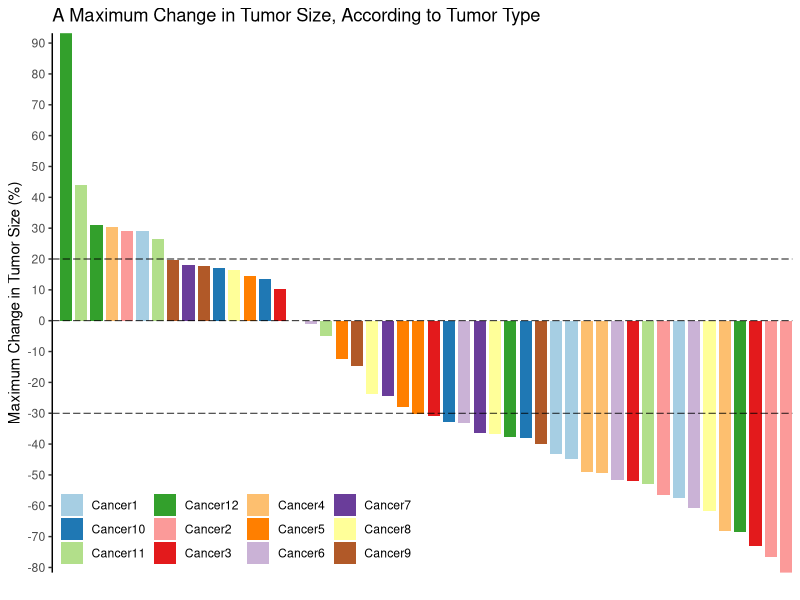
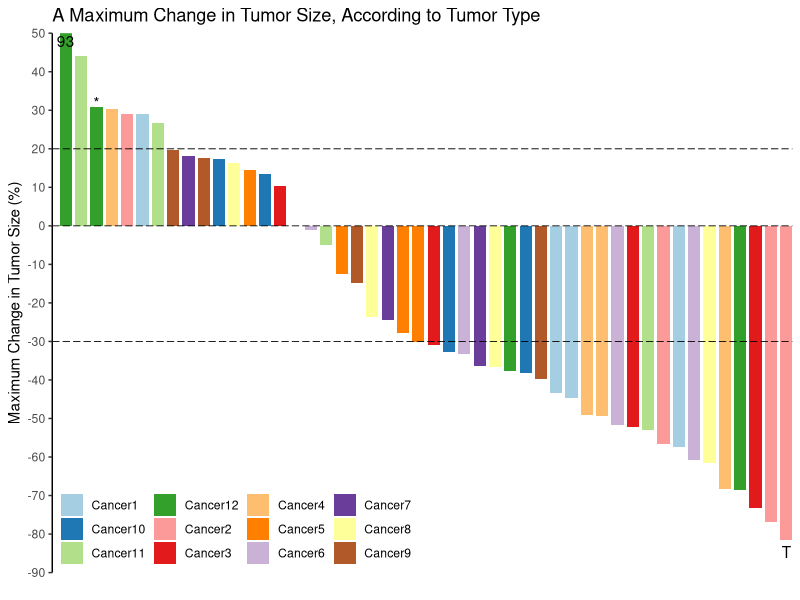
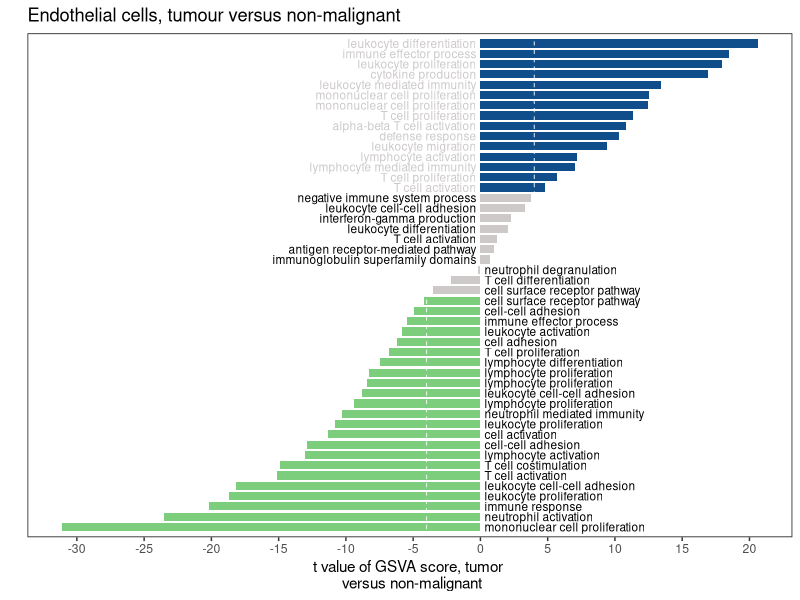
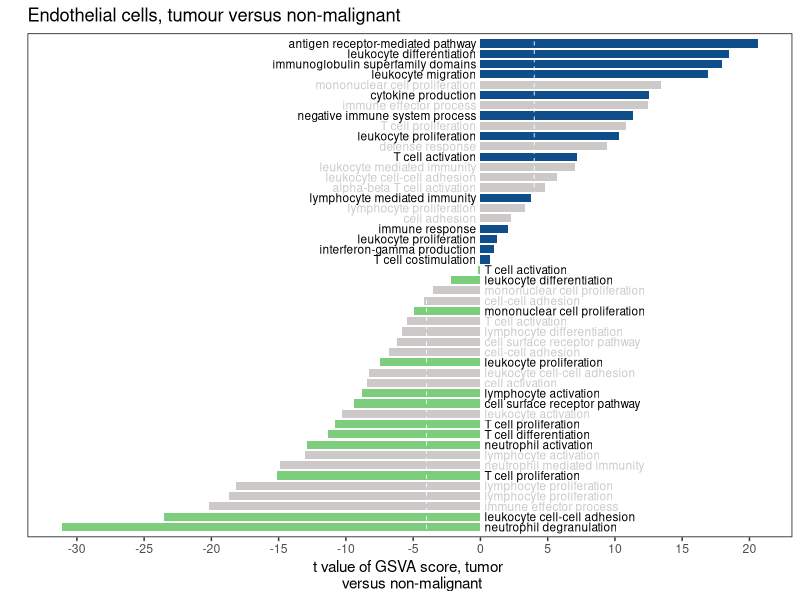
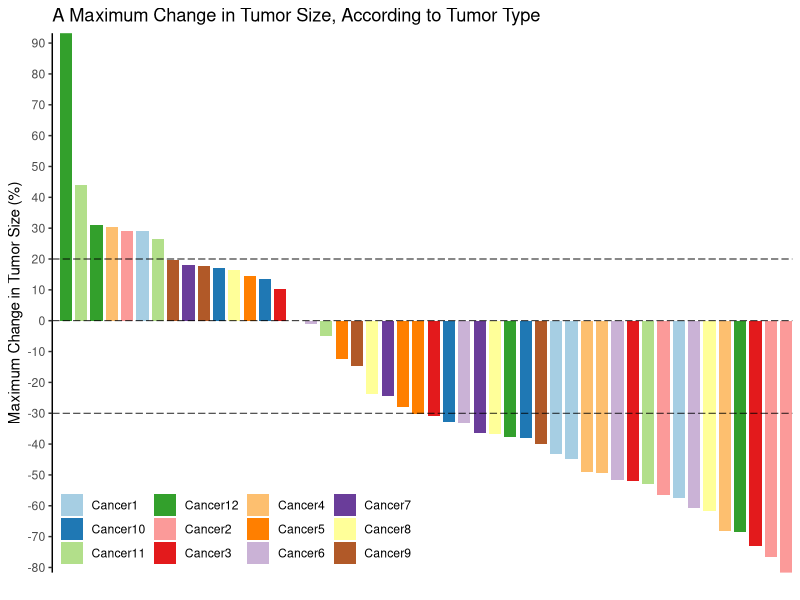
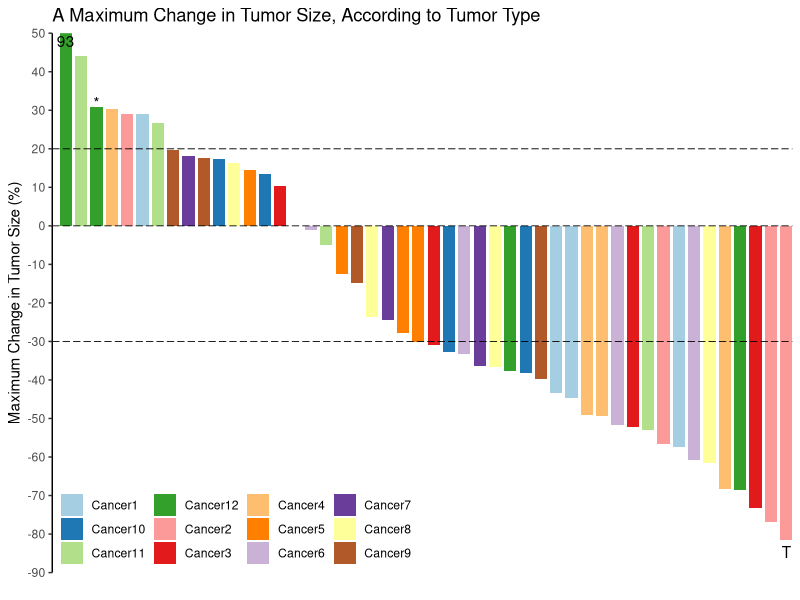
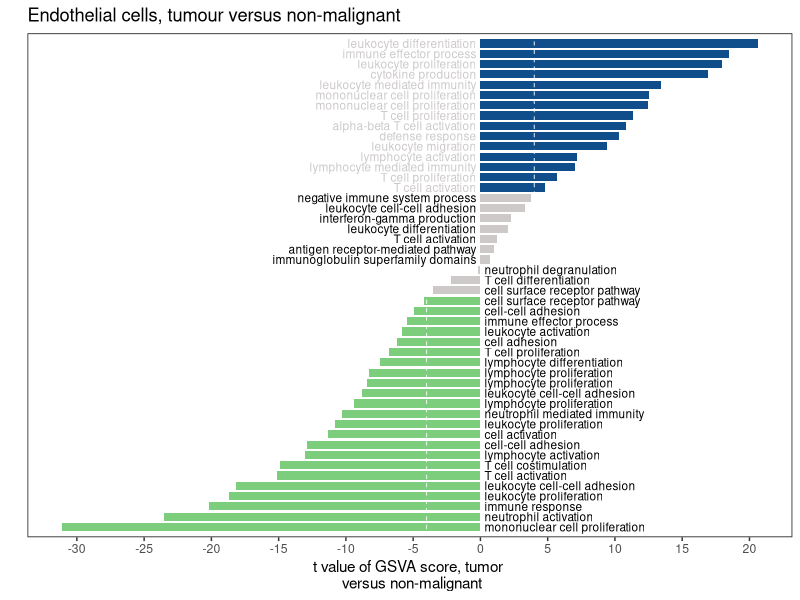
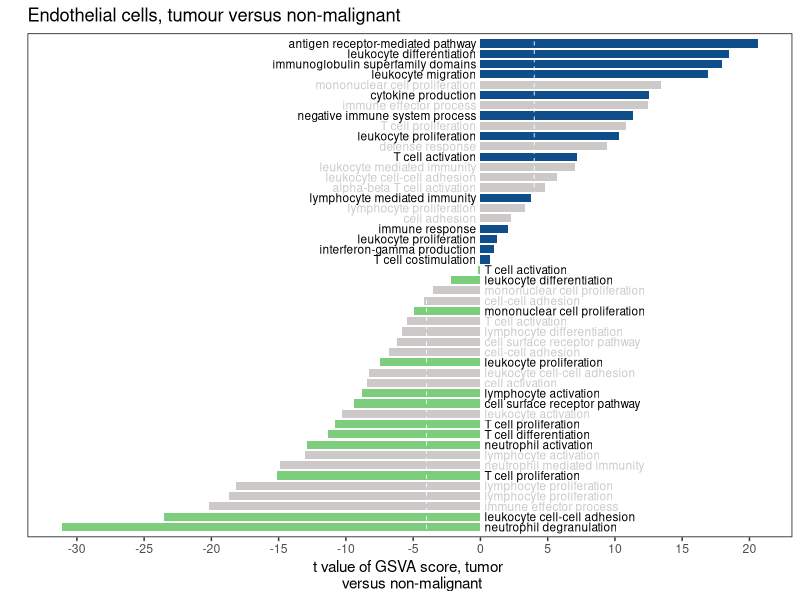

These figures' R source, in order:
## ---- chunk 1
knitr::opts_chunk$set(echo = TRUE)
## ---- chunk 2
df<-read.csv("easy_input1.csv")
head(df)

#按照score排序
#sort by score
df<-df[order(df$score,decreasing = T),]
df$index<-seq(1,nrow(df))
head(df)
## ---- chunk 3
library(ggplot2)
p<-ggplot(df,aes(x=index,y=score,fill=ID)) + 
  geom_bar(stat = 'identity',width = 0.8) + 
  scale_fill_brewer(type = "Qualitative", palette = "Paired") + #bar的颜色 color of bar
  
  scale_y_continuous(breaks=seq(-100, 100, 10), #y轴刻度 y-axis scale
                     expand = c(0,0)) + #上下都不留空 there's no space between the top and the bottom
  scale_x_discrete(expand = expand_scale(mult = c(0.01,0))) + #左边留空，右边到头 leave the left side blank, the right side goes to the end

  #画3条横线
  #draw 3 horizontal lines
  geom_hline(yintercept = c(-30,0,20), 
             linetype = 5, #画虚线 draw a dotted line
             size = 0.3) + #线的粗细 thickness of line
  
  #其他主题
  #other themes
  labs(x = "", y = "Maximum Change in Tumor Size (%)", 
       title = "A Maximum Change in Tumor Size, According to Tumor Type") +
  theme_bw() + #去除背景色 remove background color
  theme(panel.grid =element_blank()) + #去除网格线 remove gridlines
  theme(panel.border = element_blank()) + #去除外层边框 remove outer border
  theme(axis.line = element_line(colour = "black")) + #沿坐标轴显示直线 display lines along the axes
  theme(axis.line.x = element_blank(), axis.ticks.x = element_blank(), axis.text.x = element_blank()) + #去除x轴 remove x-axis
  
  #图例
  #legend
  guides(fill = guide_legend(ncol = 5,title = NULL)) + #图例分5列 legend divided into 5 columns
  scale_size(range=c(5,20)) +
  theme(legend.background = element_blank(), #移除整体边框 remove overall border
        #图例的左下角置于绘图区域的左下角
        #the lower left corner of the legend is placed in the lower left corner of the drawing area
        legend.position=c(0,0),legend.justification = c(0,0)) 
        #改用下面这行，图例就会位于顶部 change to the following line and the legend will be at the top
        #legend.position="top")
p
#保存到PDF文件
#save to PDF file
ggsave("CancerBar.pdf",width = 8,height = 5)
## ---- chunk 4
#设置坐标轴范围，最大值设为50，以适应大多数数据
#set the axis range to a maximum of 50 to accommodate most data.
p<-p + coord_cartesian(ylim = c(-90,50)) + #y轴范围，根据实际情况调整 y-axis range, adjust according to actual condition
  #添加数据标签 
  #add data labels 
  geom_text(data = subset(df, score > 50),
            aes(index, 48,label=round(score))) + #在超过50的bar上标出实际数据 labeling of actual data on bar over 50
  geom_text(data = subset(df, index == 3),
            aes(index, score + 1,label = "*")) + #作者的特殊标记 author's special marks
  geom_text(data = subset(df, index == nrow(df)),
            aes(index, score - 3, label = "T"))  #作者的特殊标记 author's special marks
p

#保存到PDF文件
#save to PDF file
ggsave("CancerBar_label.pdf",width = 8,height = 5)
## ---- chunk 5
df<-read.csv("easy_input2.csv")
head(df)

#按照score的值分组
#grouped by score value
df$group<-cut(df$score, breaks = c(-Inf,-4,4,Inf),labels = c(1,2,3))
head(df)

#按照score排序
#sort by score
df<-df[order(df$score,decreasing = F),]
df$index<-seq(1,nrow(df))
head(df)
## ---- chunk 6
library(ggplot2)
ggplot(df,aes(x=index,y=score,fill=group)) + 
  geom_bar(stat = 'identity',width = 0.8) + 
  scale_fill_manual(values = c("palegreen3","snow3","dodgerblue4")) + #bar的颜色 color of bar
  scale_x_discrete(expand = expand_scale(add = .6)) + 
  scale_y_continuous(breaks=seq(-30, 20, 5)) +
  coord_flip() + #坐标轴互换 coordinate axis interchange
  
  #画2条横线
  #draw 2 horizontal lines
  geom_hline(yintercept = c(-4,4), 
             color="white",
             linetype = 2,#画虚线 draw a dotted line
             size = 0.3) + #线的粗细 thickness of line

  #写label
  #write label
  geom_text(data = subset(df, score > 0),
            aes(x=index, y=-0.3, label=ID, color = group),#bar跟坐标轴间留出间隙 leave a gap between the bar and the axes
            size = 3, #字的大小 font size
            hjust = "inward" ) +  #字的对齐方式  the alignment of character
  geom_text(data = subset(df, score < 0),
            aes(x=index, y=0.3, label=ID, color = group),
            size = 3, hjust = "outward") +  
  scale_colour_manual(values = c("black","snow3","black")) +

  #其他主题
  #other themes
  labs(x = "", y = "t value of GSVA score, tumor \n versus non-malignant", 
       title = "Endothelial cells, tumour versus non-malignant") +
  theme_bw() + #去除背景色 remove background color
  theme(panel.grid =element_blank()) + #去除网格线 remove gridlines
  theme(panel.border = element_rect(size = 0.6)) + #边框粗细 border thickness
  theme(axis.line.y = element_blank(), axis.ticks.y = element_blank(), axis.text.y = element_blank()) + #去除y轴 remove y-axis

  guides(fill=FALSE,color=FALSE) #不显示图例 legend not displayed
  
#保存到PDF文件
#save to PDF file
ggsave("GObar.pdf",width = 5,height = 8)
## ---- chunk 7
df<-read.csv("easy_input3.csv")
head(df)

#按照pvalue分组
#grouped by pvalue
df$p.group<-cut(df$pval, breaks = c(-Inf,0.05,Inf),labels = c(1,0))
#按照score分组
#grouped by score
df$s.group<-cut(df$score, breaks = c(-Inf,0,Inf),labels = c(0,1))
#合并
#merge
df$ps.group <- paste0(df$p.group,df$s.group)

#根据pvalue和score分为3组
#divided into 3 groups based on pvalue and score
df$group <- ifelse(df$ps.group=='10','1',ifelse(df$ps.group=='11','2','3'))
head(df)

#按照score排序
#sort by score
df<-df[order(df$score,decreasing = F),]
df$index<-seq(1,nrow(df))
head(df)
## ---- chunk 8
library(ggplot2)
ggplot(df,aes(x=index,y=score,fill=group)) + 
  geom_bar(stat = 'identity',width = 0.8) + 
  scale_fill_manual(values = c("palegreen3","dodgerblue4","snow3")) + #颜色 color
  scale_x_discrete(expand = expand_scale(add = .6)) + 
  scale_y_continuous(breaks=seq(-30, 20, 5)) +
  coord_flip() + 
  
  geom_hline(yintercept = c(-4,4), 
             color="white",
             linetype = 2,
             size = 0.3) + 

  geom_text(data = subset(df, score > 0),
            aes(x=index, y=-0.3, label=ID, color = p.group),
            size=3,
            hjust = "inward") + 
  geom_text(data = subset(df, score < 0),
            aes(x=index, y=0.3, label=ID, color = p.group),
            size=3,hjust = "outward") +  
  scale_colour_manual(values = c("black","snow3")) +

  labs(x = "", y = "t value of GSVA score, tumor \n versus non-malignant", 
       title = "Endothelial cells, tumour versus non-malignant") +
  theme_bw() + 
  theme(panel.grid =element_blank()) + 
  theme(panel.border = element_rect(size = 0.6)) + 
  theme(axis.line.y = element_blank(), axis.ticks.y = element_blank(), axis.text.y = element_blank()) + 
  guides(fill=FALSE,color=FALSE) 
  
#保存到PDF文件
#save to PDF file
ggsave("GObar_pval.pdf",width = 5,height = 8)
## ---- chunk 9
sessionInfo()
